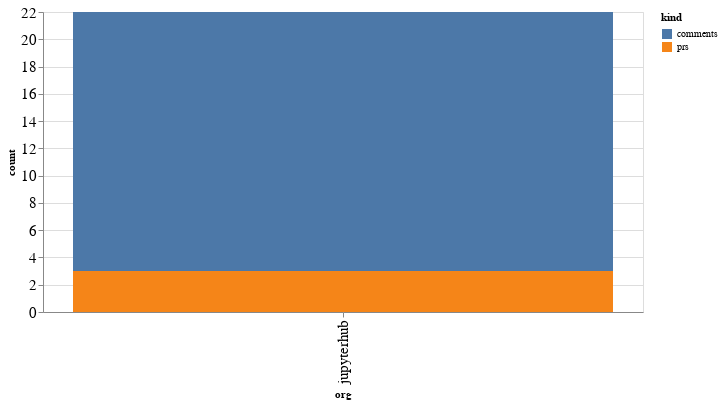

Write notebook code for a chart like this one.
### Code cell
alt.Chart(org_summaries, width=600).mark_bar().encode(
    x='org',
    y='count',
    color='kind',
    tooltip="org"
)

### Figure 1 — Vega-Lite specification as saved in the notebook (floating-point values rounded to 4 significant figures)
{"config": {"axisLeft": {"labelFontSize": 15}, "axisBottom": {"labelFontSize": 15}}, "data": {"name": "data-9f4358d41c55a233abd53572b43c0b57"}, "mark": "bar", "encoding": {"color": {"type": "nominal", "field": "kind"}, "tooltip": {"type": "nominal", "field": "org"}, "x": {"type": "nominal", "field": "org"}, "y": {"type": "quantitative", "field": "count"}}, "width": 600, "$schema": "https://vega.github.io/schema/vega-lite/v4.8.1.json", "datasets": {"data-9f4358d41c55a233abd53572b43c0b57": [{"org": "jupyterhub", "kind": "comments", "count": 19}, {"org": "jupyterhub", "kind": "prs", "count": 3}]}}
